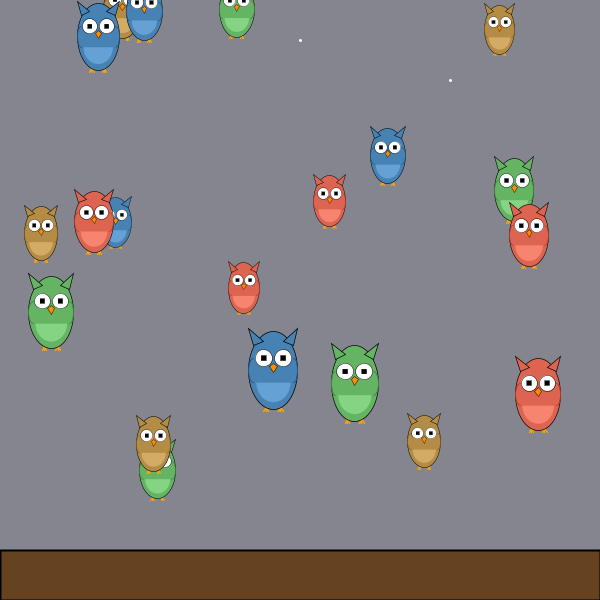
Frame 1 (no input)
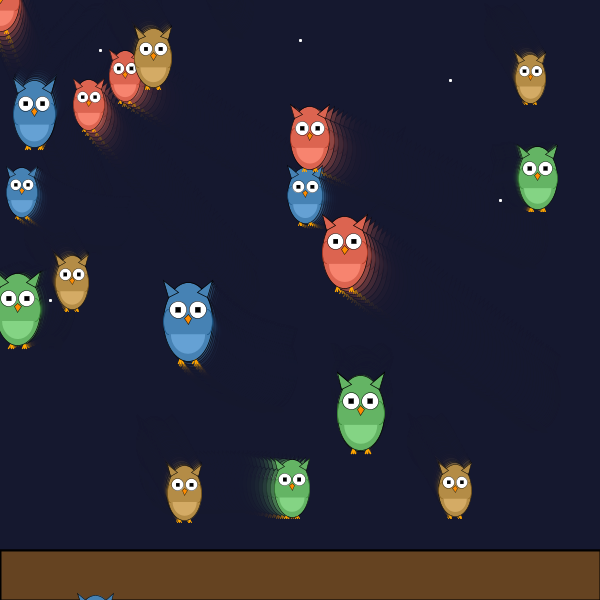
Frame 60 (the mouse pressed at the canvas centre just before this capture)
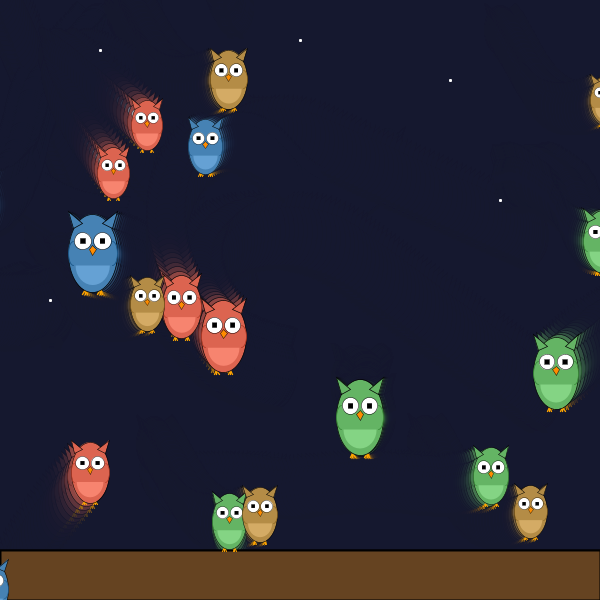
Frame 120 (the mouse held since frame 60 and released just before this capture)

The Processing sketch that drew these frames (run headless with seeded random() and noise(); from frame 60 on, the mouse is pressed at the canvas centre):

// Processing sketch: lab3
// ── lab3.pde
Creature[] population;
int populationSize = 20;

// configurare initiala si crearea tabloului de creaturi
void setup() {
  size(600, 600);
  smooth();
  
  population = new Creature[populationSize];
  
  // genereaza creaturi cu personalitati diferite in secventa
  for (int i = 0; i < population.length; i++) {
    int personalityType = i % 4; 
    population[i] = new Creature(random(width), random(height), personalityType);
  }
}

// bucla principala pentru fundal si actualizare fizica
void draw() {
  drawBackground();
  
  // ruleaza motorul fizic pentru fiecare creatura
  for (int i = 0; i < population.length; i++) {
    population[i].run();
  }
}

// deseneaza elementele statice cer stele si pamant
void drawBackground() {
  noStroke();
  fill(20, 24, 45, 100);
  rect(0, 0, width, height);

  stroke(255);
  strokeWeight(3);
  point(100, 50); point(450, 80); point(500, 200);
  point(50, 300); point(300, 40);
  
  fill(101, 67, 33);
  stroke(0);
  strokeWeight(2);
  rect(0, 550, 600, 50); 
}

// ── class_creature.pde
class Creature {
  PVector location;
  PVector velocity;
  PVector acceleration;
  
  float maxSpeed;
  float maxForce;
  float scaleFactor;
  int personality;
  float xOff;
  color owlColor; // variabila pentru a stoca culoarea principala a bufniței
  
  // initializeaza vectorii si seteaza atribute specifice in functie de tipul de personalitate
  Creature(float x, float y, int type) {
    location = new PVector(x, y);
    velocity = new PVector(0, 0);
    acceleration = new PVector(0, 0);
    personality = type;
    
    // seteaza viteza, forta si culoarea in functie de comportamentul ales (familia de bufnițe)
    if (personality == 0) { // Bufnița "perlin noise" - Albastru
      maxSpeed = 2;
      maxForce = 0.1;
      xOff = random(1000);
      owlColor = color(70, 130, 180); // Albastru
    } else if (personality == 1) { // Bufnița "random force" - Verde
      maxSpeed = 4;
      maxForce = 0.5;
      owlColor = color(100, 180, 100); // Verde
    } else if (personality == 2) { // Bufnița "mouse follower" - Roșu/Portocaliu
      maxSpeed = 5;
      maxForce = 0.2;
      owlColor = color(220, 100, 80); // Roșu/Portocaliu
    } else { // Bufnița "constant wave" - Galben/Maro
      maxSpeed = 1.5;
      maxForce = 0.05;
      owlColor = color(180, 140, 70); // Galben/Maro
    }
    
    scaleFactor = random(0.15, 0.25);
  }

  // functie centrala ce gestioneaza logica miscarii si desenarea
  void run() {
    applyPersonality();
    update();
    checkEdges();
    display();
  }

  // calculeaza fortele in functie de comportament precum zgomot aleator sau urmarire mouse
  void applyPersonality() {
    
    // miscare fluida bazata pe zgomot perlin
    if (personality == 0) {
      float theta = map(noise(xOff), 0, 1, 0, TWO_PI);
      PVector noiseForce = PVector.fromAngle(theta);
      noiseForce.mult(maxForce);
      applyForce(noiseForce);
      xOff += 0.01;
    }
    
    // miscare haotica total aleatorie
    else if (personality == 1) {
      PVector randomForce = PVector.random2D();
      randomForce.mult(random(maxForce));
      applyForce(randomForce);
    }
    
    // comportament de urmarire a cursorului mouseului
    else if (personality == 2) {
      PVector mouse = new PVector(mouseX, mouseY);
      PVector dir = PVector.sub(mouse, location);
      dir.normalize();
      dir.mult(maxForce);
      applyForce(dir);
    }
    
    // miscare constanta cu ondulare sinusoidala
    else if (personality == 3) {
      PVector constantForce = new PVector(0.02, 0);
      applyForce(constantForce);
      
      PVector wave = new PVector(0, sin(frameCount * 0.05) * 0.05);
      applyForce(wave);
    }
  }

  // actualizeaza pozitia si viteza pe baza acceleratiei
  void update() {
    velocity.add(acceleration);
    velocity.limit(maxSpeed);
    location.add(velocity);
    acceleration.mult(0);
  }

  // adauga un vector de forta la acceleratie
  void applyForce(PVector force) {
    acceleration.add(force);
  }

  // verifica marginile ecranului si muta pozitia pe partea opusa
  void checkEdges() {
    if (location.x > width + 50) location.x = -50;
    else if (location.x < -50) location.x = width + 50;
    
    if (location.y > height + 50) location.y = -50;
    else if (location.y < -50) location.y = height + 50;
  }

  // deseneaza creatura cu transformari pentru pozitie scara si directie
  void display() {
    pushMatrix();
    translate(location.x, location.y);
    
    // intoarce imaginea orizontal daca viteza este negativa
    if (velocity.x < 0) {
      scale(-1, 1);
    }
    
    scale(scaleFactor);
    
    // ajusteaza originea desenului
    translate(-300, -300);

    // codul de desenare pentru bufnita
    // Picioare (culoare constantă)
    stroke(255, 165, 0);
    strokeWeight(6);
    line(270, 450, 260, 470);
    line(270, 450, 270, 470);
    line(270, 450, 280, 470);
    line(330, 450, 320, 470);
    line(330, 450, 330, 470);
    line(330, 450, 340, 470);

    // Corpul Bufniței (folosind culoarea setată)
    stroke(0);
    strokeWeight(3);
    fill(owlColor); // Culoarea principală a corpului
    ellipse(300, 300, 200, 320);

    // Burta/Penajul inferior (culoare deschisă, bazată pe culoarea setată)
    // Atenție: Folosim `red()`, `green()`, `blue()` doar dacă sunt definite în clasa principală
    // Aici le definim direct:
    int r = (int)red(owlColor);
    int g = (int)green(owlColor);
    int b = (int)blue(owlColor);
    fill(r + 40, g + 40, b + 40, 200); // O nuanță mai deschisă
    noStroke();
    arc(300, 350, 140, 160, 0, PI, CHORD);

    // Contur/Aripioare laterale (o nuanță mai închisă)
    noFill();
    stroke(r - 40, g - 40, b - 40); // O nuanță mai închisă/mai închisă la culoare
    strokeWeight(4);
    arc(220, 300, 40, 100, HALF_PI, PI+HALF_PI, OPEN);
    arc(380, 300, 40, 100, -HALF_PI, HALF_PI, OPEN);

    // Urechile/Smocurile de penaj (folosind culoarea setată)
    fill(owlColor);
    stroke(0);
    strokeWeight(3);
    triangle(220, 200, 200, 130, 260, 180);
    triangle(380, 200, 400, 130, 340, 180);

    // Ochii (Albi)
    fill(255);
    strokeWeight(2);
    circle(260, 250, 70);
    circle(340, 250, 70);
    
    // Pupilele (Negre)
    fill(0);
    square(250, 240, 20);
    square(330, 240, 20);

    // Ciocul (Portocaliu)
    fill(255, 140, 0);
    strokeWeight(2);
    quad(300, 270, 315, 285, 300, 310, 285, 285);
              
    popMatrix();
  }
}
